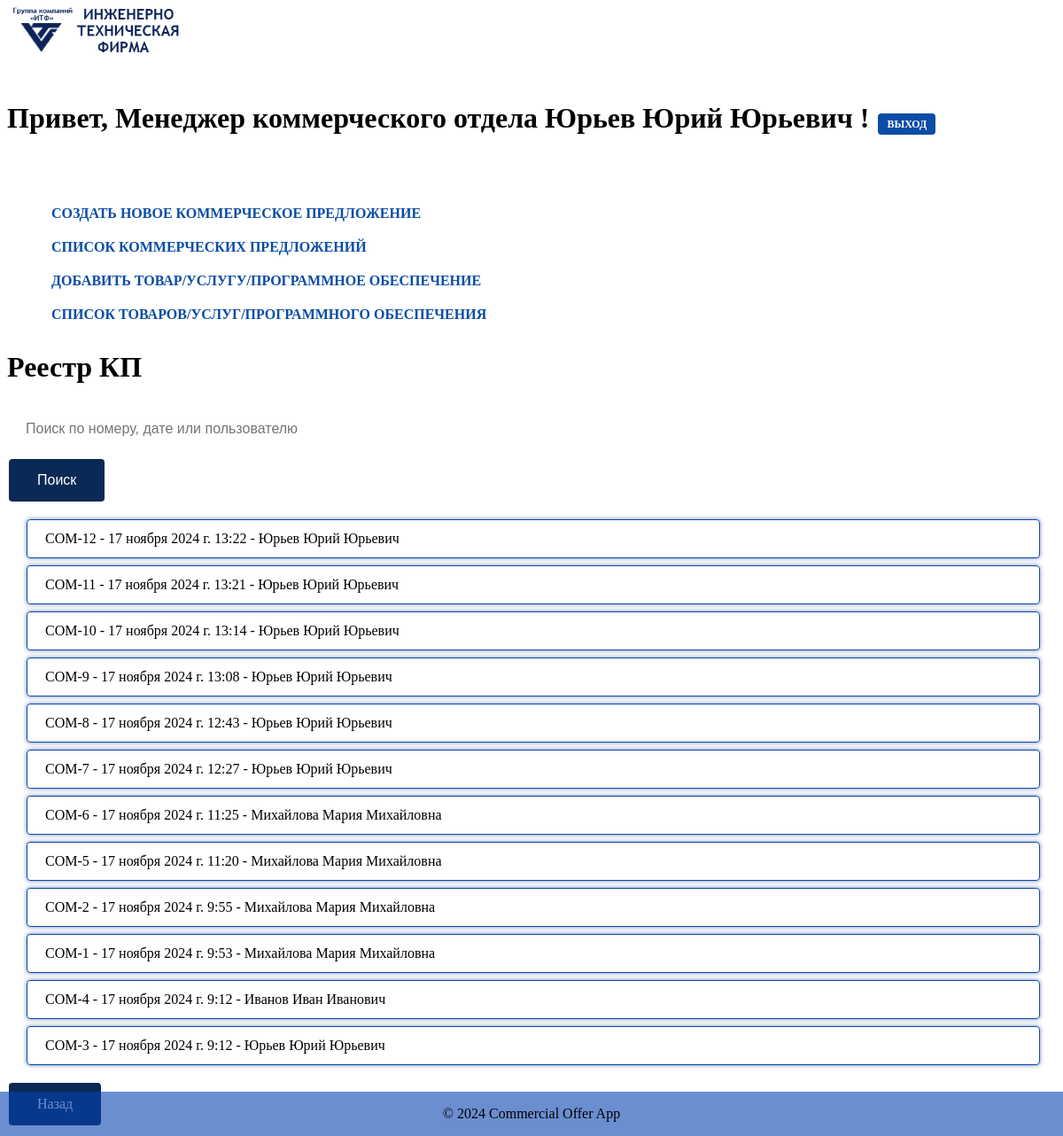
Screenshot of /offers/offer_list/ (signed in) with the database file from the repository.
### offers/models.py (models this page shows, shortened)
class Offer(models.Model):
    number = models.CharField(max_length=5, unique=True)
    date = models.DateTimeField(auto_now_add=True)
    customer = models.CharField(max_length=255)
    description = models.TextField()
    delivery = models.TextField()
    remarks = models.TextField()
    executor = models.ForeignKey(User, on_delete=models.CASCADE)
    products = models.ManyToManyField('Product', through='OfferProduct')
    note = models.TextField(blank=True, null=True)
    payment_terms = models.TextField(blank=True, null=True)
    total_price = models.DecimalField(max_digits=10, decimal_places=2, default=0)

### offers/views.py (the view, shortened to what this page needs)
# urls.py: path('offer_list/', views.offer_list, name='offer_list'),
@login_required
def offer_list(request):
    search_query = request.GET.get('search')
    offers = Offer.objects.all().order_by('-date')
    if search_query:
        offers = offers.filter(
            Q(number__icontains=search_query) |
            Q(date__icontains=search_query) |
            Q(executor__first_name__icontains=search_query)
        )
    next_offer_number = f"COM-{Offer.objects.count() + 1}"
    context = {
        "offers": offers,
        "next_offer_number": next_offer_number,
    }
    return render(request, "offers/offer_list.html", context)

### offers/templates/offers/offer_list.html (shortened to what this page needs)
{% extends 'offers/base.html' %}
{% block content %}
<h1>Реестр КП</h1>
<form method="get" action="{% url 'offer_list' %}">
    <input type="text" name="search" placeholder="Поиск по номеру, дате или пользователю">
    <button class="button" type="submit">Поиск</button>
</form>
<ul>
    {% for offer in offers %}
        <li style="list-style-type: none; margin-left: -18px" class="form-control">
            <a>{{ offer.number }}</a> - {{ offer.date }} - {{ offer.executor.first_name }}
        </li>
    {% endfor %}
</ul>
<a class="button" href="{% url 'profile' %}">Назад</a>
{% endblock %}

### offers/templates/offers/base.html (shortened to what this page needs)
{% load static %}
<!DOCTYPE html>
<html>
<head>
    <link rel="stylesheet" href="{% static 'offers/css/style.css' %}">
</head>
<body>
    <header>
        <img src="{% static 'offers/images/logo.png' %}" alt="Logo" class="logo">
        <h1 style="margin-top: 50px">Привет, {{ user.last_name }} {{ user.first_name }} {{ user.middle_name }}!<a href="{% url 'home' %}" class="logout-button" style="font-family: serif">ВЫХОД</a></h1>
    </header>
    <nav>
        <a href="{% url 'create_offer' %}">Создать новое коммерческое предложение</a>
        <a href="{% url 'offer_list' %}">Список коммерческих предложений</a>
        <a href="{% url 'create_product' %}">Добавить товар/услугу/программное обеспечение</a>
        <a href="{% url 'product_list' %}">Список товаров/услуг/программного обеспечения</a>
    </nav>
    <main>
        {% block content %}
        {% endblock %}
    </main>
    <footer>
        <p>&copy; 2024 Commercial Offer App</p>
    </footer>
</body>
</html>

### offers/static/offers/css/style.css (style rules this page uses)
body { background-image: url("/static/offers/images/back1.jpg"); background-size: auto; background-repeat: no-repeat; }
img { width: 200px; height: auto; }
.button { background-color: #0b2955; border: none; color: white; padding: 15px 32px; text-align: center; text-decoration: none; display: inline-block; font-size: 16px; margin: 4px 2px; cursor: pointer; border-radius: 4px; transition: background-color 0.3s ease; }
input[type="text"], input[type="password"], input[type="email"], input[type="url"], input[type="date"], input[type="datetime-local"], input[type="time"], input[type="datetime"], input[type="month"], input[type="week"], input[type="number"], input[type="search"], input[type="tel"], input[type="color"] { width: 100%; padding: 12px 20px; margin: 8px 0; box-sizing: border-box; border-radius: 4px; border: 1px solid #ffffff; font-size: 16px; transition: border-color 0.3s ease; }
.form-control { width: 100%; padding: 12px 20px; margin: 8px 0; box-sizing: border-box; border-radius: 4px; border: 1px solid #ffffff; font-size: 16px; transition: border-color 0.3s ease; border-color: #0a4ca6; box-shadow: 0 0 5px rgba(19, 49, 151, 0.6); }
footer { position: fixed; left: 0; right: 0; bottom: 0; text-align: center; background-color: rgba(7, 67, 175, 0.6); }
nav { display: flex; flex-direction: column; text-align: left; align-items: flex-start; padding: 0; margin: 0; list-style: none; width: 1000px; background-color: #ffffff; margin-top: 50px; padding-top: 20px; margin-left: 30px; }
nav a { text-decoration: none; color: #0a4ca6; font-weight: bold; font-size: 16px; text-transform: uppercase; padding: 10px 20px; transition: background-color 0.3s ease; }
.logout-button { margin-left: 10px; font-size: 12px; background-color: #0a4ca6; color: white; border: none; padding: 5px 10px; cursor: pointer; border-radius: 4px; transition: background-color 0.3s ease; text-decoration: none; }

### rows the page displays
Offer: number "COM-12", date "17 ноября 2024 г. 13:22", executor.first_name "Юрьев Юрий Юрьевич"
Offer: number "COM-11", date "17 ноября 2024 г. 13:21", executor.first_name "Юрьев Юрий Юрьевич"
Offer: number "COM-10", date "17 ноября 2024 г. 13:14", executor.first_name "Юрьев Юрий Юрьевич"
Offer: number "COM-9", date "17 ноября 2024 г. 13:08", executor.first_name "Юрьев Юрий Юрьевич"
Offer: number "COM-8", date "17 ноября 2024 г. 12:43", executor.first_name "Юрьев Юрий Юрьевич"
Offer: number "COM-7", date "17 ноября 2024 г. 12:27", executor.first_name "Юрьев Юрий Юрьевич"
Offer: number "COM-6", date "17 ноября 2024 г. 11:25", executor.first_name "Михайлова Мария Михайловна"
Offer: number "COM-5", date "17 ноября 2024 г. 11:20", executor.first_name "Михайлова Мария Михайловна"
Offer: number "COM-2", date "17 ноября 2024 г. 9:55", executor.first_name "Михайлова Мария Михайловна"
Offer: number "COM-1", date "17 ноября 2024 г. 9:53", executor.first_name "Михайлова Мария Михайловна"
Offer: number "COM-4", date "17 ноября 2024 г. 9:12", executor.first_name "Иванов Иван Иванович"
Offer: number "COM-3", date "17 ноября 2024 г. 9:12", executor.first_name "Юрьев Юрий Юрьевич"

### other values shown
{{ user.last_name }} "Менеджер коммерческого отдела"
{{ user.first_name }} "Юрьев Юрий Юрьевич"
